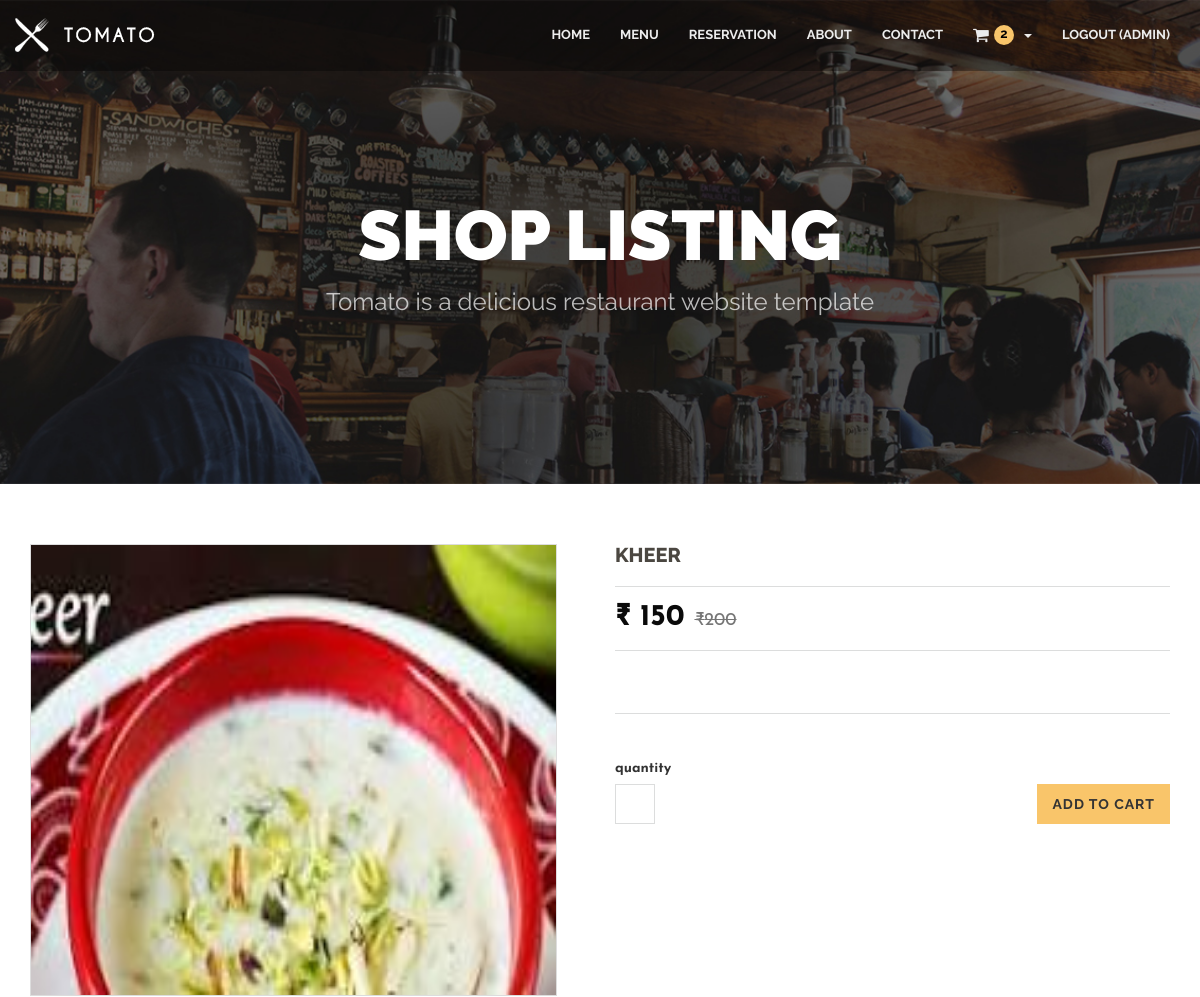
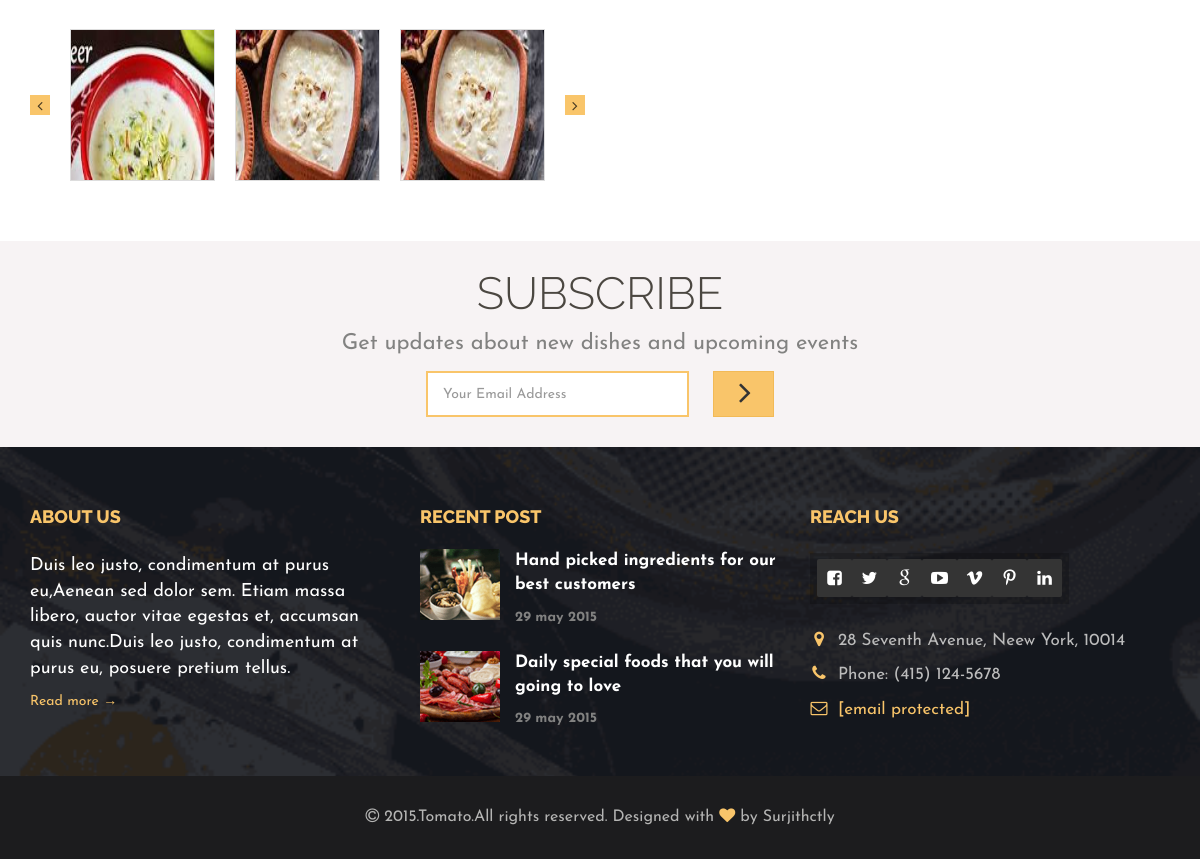
The page /management/shop/4/ (signed in) on the database its author committed (2 pictures, top to bottom).
### management/models.py (models this page shows, shortened)
class Dish(models.Model):
    cat = models.ForeignKey(Category, on_delete=models.CASCADE, blank=True,null=True)
    title = models.CharField(max_length=30, null=True, blank=True)
    dis = models.TextField(null=True, blank=True)
    img = models.FileField(null=True, blank= True)
    img1 = models.FileField(null=True, blank= True)
    img2 = models.FileField(null=True, blank= True)
    price = models.IntegerField(null=True, blank=True)
    mrp = models.IntegerField(null=True, blank=True)
    avail = models.BooleanField(default=True, null=True, blank=True)

### management/views.py (the view, shortened to what this page needs)
# urls.py: path('shop/<int:dishid>/',Shop, name='shop'),
def Shop(request, dishid):
    dish= Dish.objects.filter(id=dishid).first()
    Cartdish,total = Total(request.user)
    d={'dish':dish, 'total':total,'Cartdish':Cartdish}
    return render(request,'shop.html',d)

### management/views.py (called while the page is built)
def Total(usr):
    dishes = Add_to_cart.objects.filter(user= usr)
    total =0
    for i in dishes:
        total+= (i.dish.price)*(i.qty)
    return dishes,total

### templates/shop.html (shortened to what this page needs)
{% extends "base.html" %}
{% block body %}
{% load static %}
<section class="page_header">
    <div class="container">
        <div class="row">
            <div class="col-md-12 text-center">
                <h2 class="text-uppercase">Shop Listing</h2>
                <p>Tomato is a delicious restaurant website template</p>
            </div>
        </div>
    </div>
</section>
<section class="shop-content">
    <div class="container">
        <form action="" method="post">
            <div class="row">
                <div class="col-md-6">
                    <div class="single-shop-carousel">
                        <div>
                            <img class="img-responsive" src="{{ dish.img.url }}" style="height:450px;width:550px">
                        </div>
                    </div>
                    <div class="single-shop-carousel-nav">
                        <div>
                            <img class="img-responsive" src="{{ dish.img.url }}" style="height:150px;width:150px">
                        </div>
                        <div>
                            <img class="img-responsive" src="{{ dish.img1.url }}" style="height:150px;width:150px">
                        </div>
                        <div>
                            <img class="img-responsive" src="{{ dish.img2.url }}" style="height:150px;width:150px">
                        </div>
                    </div>
                </div>
                <div class="col-md-6 shop-single-info">
                    <div class="shop-single-title">
                        <h3 class="text-left">{{ dish.title }}</h3>
                    </div>
                    <div class="shop-single-price">
                        <div class="ssp pull-left">&#8377; {{dish.price}} <span>&#8377;{{ dish.mrp }}</span></div>
                    </div>
                    <p>{{ dish.dis }}</p>
                    <label>quantity</label>
                    <div class="quantity">
                        <input type="number" min="1" max="5" name="qty" default="1" required>
                        <button type="submit" name="addtocart" class="btn btn-default pull-right">Add to Cart</button>
                    </div>
                </div>
            </div>
        </form>
    </div>
</section>
{% endblock body %}

### templates/base.html (shortened to what this page needs)
<!DOCTYPE html>
<html lang="en">
{% load static %}
<head>
    <link rel="stylesheet" href="{% static 'css/bootstrap.min.css' %}">
    <link rel="stylesheet" href="{% static 'css/font-awesome/css/font-awesome.css' %}">
    <link rel="stylesheet" href="{% static 'css/plugin.css' %}">
    <link rel="stylesheet" href="{% static 'css/main.css' %}">
</head>
<body>
    <div class="body">
        <div class="main-wrapper">
            <nav class="navbar navbar-fixed-top">
                <div class="container">
                    <div class="navbar-header">
                        <a class="navbar-brand" href="index-2.html">
                            <img src="{% static 'img/nav-logo.png' %}" alt="nav-logo">
                        </a>
                    </div>
                    <div id="navbar" class="navbar-collapse collapse">
                        <ul class="nav navbar-nav navbar-right">
                            <li><a href="{% url 'home' %}">Home</a></li>
                            <li><a href="{% url 'menu' %}">Menu</a></li>
                            <li><a href="{% url 'reservation' %}">Reservation</a></li>
                            <li><a href="{% url 'about' %}">About</a></li>
                            {% if request.user.is_authenticated %}
                            <li><a href="{% url 'contact' %}">Contact</a></li>
                            <li class="dropdown">
                                <a class="css-pointer dropdown-toggle" data-toggle="dropdown" role="button"
                                    aria-haspopup="true" aria-expanded="false"><i
                                        class="fa fa-shopping-cart fsc pull-left"></i><span
                                        class="cart-number">{{ request.user.add_to_cart_set.count }}</span><span class="caret"></span></a>
                            </li>
                            <li><a href="{% url 'logout' %}">Logout ({{ user.username }})</a></li>
                            {% else %}
                            <li><a href="{% url 'account' %}">Account</a></li>
                            {% endif %}
                        </ul>
                    </div>
                </div>
            </nav>
            {% block body %}
            {% endblock body %}
             <section class="subscribe">
                <div class="container">
                    <div class="row">
                        <div class="col-md-12">
                            <h1>Subscribe</h1>
                            <p>Get updates about new dishes and upcoming events</p>
                            <form class="form-inline"
                                action="https://demo.web3canvas.com/themeforest/tomato/php/subscribe.php" id="invite"
                                method="POST">
                                <div class="form-group">
                                    <input class="e-mail form-control" name="email" id="address" type="email"
                                        placeholder="Your Email Address" required>
                                </div>
                                <button type="submit" class="btn btn-default">
                                    <i class="fa fa-angle-right"></i>
                                </button>
                            </form>
                        </div>
                    </div>
                </div>
            </section>
            <section class="footer">
                <div class="container">
                    <div class="row">
                        <div class="col-md-4 col-sm-12">
                            <h1>About us</h1>
                            <p>Duis leo justo, condimentum at purus eu,Aenean sed dolor sem. Etiam massa libero, auctor
                                vitae egestas et, accumsan quis nunc.Duis leo justo, condimentum at purus eu, posuere
                                pretium tellus.</p>
                            <a href="about.html">Read more &rarr;</a>
                        </div>
                        <div class="col-md-4  col-sm-6">
                            <h1>Recent post</h1>
                            <div class="footer-blog clearfix">
                                <a href="blog_right_sidebar.html">
                                    <img src="{% static 'img/thumb8.png' %}" class="img-responsive footer-photo" alt="blog photos">
                                    <p class="footer-blog-text">Hand picked ingredients for our best customers</p>
                                    <p class="footer-blog-date">29 may 2015</p>
                                </a>
                            </div>
                            <div class="footer-blog clearfix last">
                                <a href="blog_right_sidebar.html">
                                    <img src="{% static 'img/thumb9.png' %}" class="img-responsive footer-photo" alt="blog photos">
                                    <p class="footer-blog-text">Daily special foods that you will going to love</p>
                                    <p class="footer-blog-date">29 may 2015</p>
                                </a>
                            </div>
                        </div>
                        <div class="col-md-4  col-sm-6">
                            <h1>Reach us</h1>
                            <div class="footer-social-icons">
                                <a href="https://www.facebook.com/">
                                    <i class="fa fa-facebook-square"></i>
                                </a>
                                <a href="https://www.twitter.com/">
                                    <i class="fa fa-twitter"></i>
                                </a>
                                <a href="https://plus.google.com/">
                                    <i class="fa fa-google"></i>
                                </a>
                                <a href="https://www.youtube.com/">
                                    <i class="fa fa-youtube-play"></i>
                                </a>
                                <a href="https://www.vimeo.com/">
                                    <i class="fa fa-vimeo"></i>
                                </a>
                                <a href="https://www.pinterest.com/">
                                    <i class="fa fa-pinterest-p"></i>
                                </a>
                                <a href="http://www.linkedin.com/">
                                    <i class="fa fa-linkedin"></i>
                                </a>
                            </div>
                            <div class="footer-address">
                                <p><i class="fa fa-map-marker"></i>28 Seventh Avenue, Neew York, 10014</p>
                                <p><i class="fa fa-phone"></i>Phone: (415) 124-5678</p>
                                <p><i class="fa fa-envelope-o"></i><a
                                        href="https://demo.web3canvas.com/cdn-cgi/l/email-protection"
                                        class="__cf_email__"
                                        data-cfemail="65161015150a17112517001611041017040b114b060a08">[email&#160;protected]</a>
                                </p>
                            </div>
                        </div>
                    </div>
                </div>
                <div class="footer-copyrights">
                    <div class="container">
                        <div class="row">
                            <div class="col-md-12">
                                <p><i class="fa fa-copyright"></i> 2015.Tomato.All rights reserved. Designed with <i
                                        class="fa fa-heart primary-color"></i> by Surjithctly</p>
                            </div>
                        </div>
                    </div>
                </div>
            </section>
        </div>
    </div>
</body>
</html>

### rows shown on the page
Dish: img (picture), img1 (picture), img2 (picture), title "KHEER", price "150", mrp "200"

### other values the page prints
{{ request.user.add_to_cart_set.count }} "2"
{{ user.username }} "ADMIN"
